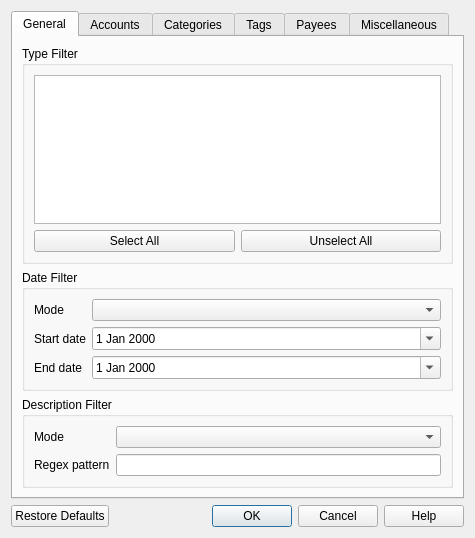
<?xml version="1.0" encoding="UTF-8"?>
<ui version="4.0">
 <class>TransactionFilterForm</class>
 <widget class="QWidget" name="TransactionFilterForm">
  <property name="windowModality">
   <enum>Qt::WindowModal</enum>
  </property>
  <property name="geometry">
   <rect>
    <x>0</x>
    <y>0</y>
    <width>475</width>
    <height>538</height>
   </rect>
  </property>
  <property name="sizePolicy">
   <sizepolicy hsizetype="Preferred" vsizetype="Preferred">
    <horstretch>0</horstretch>
    <verstretch>0</verstretch>
   </sizepolicy>
  </property>
  <property name="minimumSize">
   <size>
    <width>0</width>
    <height>0</height>
   </size>
  </property>
  <property name="windowTitle">
   <string>Dialog</string>
  </property>
  <property name="locale">
   <locale language="English" country="UnitedKingdom"/>
  </property>
  <layout class="QVBoxLayout" name="verticalLayout">
   <item>
    <widget class="QTabWidget" name="mainTabWidget">
     <property name="tabPosition">
      <enum>QTabWidget::North</enum>
     </property>
     <property name="tabShape">
      <enum>QTabWidget::Rounded</enum>
     </property>
     <property name="currentIndex">
      <number>0</number>
     </property>
     <property name="elideMode">
      <enum>Qt::ElideNone</enum>
     </property>
     <property name="documentMode">
      <bool>false</bool>
     </property>
     <property name="tabsClosable">
      <bool>false</bool>
     </property>
     <property name="tabBarAutoHide">
      <bool>false</bool>
     </property>
     <widget class="QWidget" name="generalTab">
      <attribute name="title">
       <string>General</string>
      </attribute>
      <layout class="QVBoxLayout" name="verticalLayout_2">
       <item>
        <widget class="QGroupBox" name="typeFilterGroupBox">
         <property name="toolTip">
          <string>Filter Transactions based on their type</string>
         </property>
         <property name="title">
          <string>Type Filter</string>
         </property>
         <property name="checkable">
          <bool>false</bool>
         </property>
         <property name="checked">
          <bool>false</bool>
         </property>
         <layout class="QVBoxLayout" name="verticalLayout_20">
          <item>
           <widget class="QListView" name="typeFilterListView"/>
          </item>
          <item>
           <layout class="QHBoxLayout" name="typeFilterButtonHorizontalLayout">
            <item>
             <widget class="QPushButton" name="typeFilterSelectAllPushButton">
              <property name="text">
               <string>Select All</string>
              </property>
             </widget>
            </item>
            <item>
             <widget class="QPushButton" name="typeFilterUnselectAllPushButton">
              <property name="text">
               <string>Unselect All</string>
              </property>
             </widget>
            </item>
           </layout>
          </item>
         </layout>
        </widget>
       </item>
       <item>
        <widget class="QGroupBox" name="dateFilterGroupBox">
         <property name="toolTip">
          <string>&lt;html&gt;&lt;head/&gt;&lt;body&gt;&lt;p&gt;Filter Transactions based on their Date. The Start and End date bounds are inclusive.&lt;/p&gt;&lt;p&gt;KEEP: Only Transactions within Start and End dates are kept&lt;/p&gt;&lt;p&gt;DISCARD: Transactions within Start and End dates are discarded&lt;/p&gt;&lt;/body&gt;&lt;/html&gt;</string>
         </property>
         <property name="title">
          <string>Date Filter</string>
         </property>
         <layout class="QFormLayout" name="formLayout">
          <item row="0" column="0">
           <widget class="QLabel" name="dateFilterModeLabel">
            <property name="text">
             <string>Mode</string>
            </property>
           </widget>
          </item>
          <item row="0" column="1">
           <widget class="QComboBox" name="dateFilterModeComboBox"/>
          </item>
          <item row="1" column="0">
           <widget class="QLabel" name="dateFilterStartLabel">
            <property name="text">
             <string>Start date</string>
            </property>
           </widget>
          </item>
          <item row="1" column="1">
           <widget class="QDateEdit" name="dateFilterStartDateEdit">
            <property name="calendarPopup">
             <bool>true</bool>
            </property>
           </widget>
          </item>
          <item row="2" column="0">
           <widget class="QLabel" name="dateFilterEndLabel">
            <property name="text">
             <string>End date</string>
            </property>
           </widget>
          </item>
          <item row="2" column="1">
           <widget class="QDateEdit" name="dateFilterEndDateEdit">
            <property name="calendarPopup">
             <bool>true</bool>
            </property>
           </widget>
          </item>
         </layout>
        </widget>
       </item>
       <item>
        <widget class="QGroupBox" name="descriptionFilterGroupBox">
         <property name="toolTip">
          <string>&lt;html&gt;&lt;head/&gt;&lt;body&gt;&lt;p&gt;Filter Transactions based on their Description&lt;/p&gt;&lt;p&gt;KEEP: Only Transactions matching the regex pattern are kept&lt;/p&gt;&lt;p&gt;DISCARD: Transactions matching the regex pattern are discarded&lt;/p&gt;&lt;/body&gt;&lt;/html&gt;</string>
         </property>
         <property name="title">
          <string>Description Filter</string>
         </property>
         <layout class="QFormLayout" name="formLayout_2">
          <item row="0" column="0">
           <widget class="QLabel" name="descriptionFilterModeLabel">
            <property name="text">
             <string>Mode</string>
            </property>
           </widget>
          </item>
          <item row="0" column="1">
           <widget class="QComboBox" name="descriptionFilterModeComboBox"/>
          </item>
          <item row="1" column="0">
           <widget class="QLabel" name="descriptionFilterPatternLabel">
            <property name="text">
             <string>Regex pattern</string>
            </property>
           </widget>
          </item>
          <item row="1" column="1">
           <widget class="QLineEdit" name="descriptionFilterPatternLineEdit">
            <property name="toolTip">
             <string>&lt;html&gt;&lt;head/&gt;&lt;body&gt;&lt;p&gt;Special regex characters:&lt;/p&gt;&lt;p&gt;. matches any character&lt;br/&gt;* matches zero or more of preceding token&lt;br/&gt;? matches zero or one of preceding token&lt;br/&gt;+ matches one or more of the preceding token&lt;br/&gt;^ matches the beginning of a string&lt;br/&gt;$ matches the end of a string&lt;br/&gt;| matches the expression to the right or left&lt;br/&gt;[...] matches any character within square brackets&lt;br/&gt;(...) groups tokens together&lt;br/&gt;\ escapes a special character&lt;/p&gt;&lt;/body&gt;&lt;/html&gt;</string>
            </property>
           </widget>
          </item>
         </layout>
        </widget>
       </item>
      </layout>
     </widget>
     <widget class="QWidget" name="accountsTab">
      <attribute name="title">
       <string>Accounts</string>
      </attribute>
      <layout class="QVBoxLayout" name="verticalLayout_3">
       <item>
        <widget class="QGroupBox" name="accountsFilterModeGroupBox">
         <property name="title">
          <string>Accounts Filter Mode</string>
         </property>
         <layout class="QVBoxLayout" name="verticalLayout_4">
          <item>
           <widget class="QRadioButton" name="accountsFilterTreeRadioButton">
            <property name="text">
             <string>Filter based on Account Tree selection</string>
            </property>
            <property name="checked">
             <bool>true</bool>
            </property>
           </widget>
          </item>
          <item>
           <widget class="QRadioButton" name="accountsFilterSelectionRadioButton">
            <property name="text">
             <string>Filter based on Accounts Filter selection below</string>
            </property>
           </widget>
          </item>
         </layout>
        </widget>
       </item>
       <item>
        <widget class="QGroupBox" name="accountsFilterGroupBox">
         <property name="toolTip">
          <string>&lt;html&gt;&lt;head/&gt;&lt;body&gt;&lt;p&gt;Filter Transactions based on the associated Accounts and/or Account Groups.&lt;/p&gt;&lt;p&gt;In case of Cash and Security Transfers, if at least one of the Accounts is checked, the Transaction is not discarded.&lt;/p&gt;&lt;/body&gt;&lt;/html&gt;</string>
         </property>
         <property name="title">
          <string>Accounts Filter</string>
         </property>
         <layout class="QVBoxLayout" name="verticalLayout_18">
          <item>
           <widget class="QLineEdit" name="accountsSearchLineEdit">
            <property name="toolTip">
             <string/>
            </property>
            <property name="placeholderText">
             <string>Search Accounts</string>
            </property>
           </widget>
          </item>
          <item>
           <widget class="QTreeView" name="accountsTreeView">
            <property name="enabled">
             <bool>true</bool>
            </property>
            <property name="uniformRowHeights">
             <bool>true</bool>
            </property>
            <property name="headerHidden">
             <bool>true</bool>
            </property>
           </widget>
          </item>
          <item>
           <layout class="QHBoxLayout" name="accountsFilterButtonHorizontalLayout">
            <item>
             <widget class="QToolButton" name="accountsFilterExpandAllToolButton">
              <property name="text">
               <string>...</string>
              </property>
             </widget>
            </item>
            <item>
             <widget class="QToolButton" name="accountsFilterCollapseAllToolButton">
              <property name="text">
               <string>...</string>
              </property>
             </widget>
            </item>
            <item>
             <widget class="QPushButton" name="accountsFilterSelectAllPushButton">
              <property name="text">
               <string>Select All</string>
              </property>
             </widget>
            </item>
            <item>
             <widget class="QPushButton" name="accountsFilterUnselectAllPushButton">
              <property name="text">
               <string>Unselect All</string>
              </property>
             </widget>
            </item>
           </layout>
          </item>
         </layout>
        </widget>
       </item>
      </layout>
     </widget>
     <widget class="QWidget" name="categoriesTab">
      <attribute name="title">
       <string>Categories</string>
      </attribute>
      <layout class="QVBoxLayout" name="verticalLayout_10">
       <item>
        <widget class="QGroupBox" name="categoryFiltersGroupBox">
         <property name="toolTip">
          <string>&lt;html&gt;&lt;head/&gt;&lt;body&gt;&lt;p&gt;Filter Transactions based on Categories. &lt;/p&gt;&lt;p&gt;Only Incomes, Expenses and Refunds have a Category attribute. Other Transaction types are unaffected by these filters.&lt;/p&gt;&lt;/body&gt;&lt;/html&gt;</string>
         </property>
         <property name="title">
          <string>Category Filters</string>
         </property>
         <property name="checkable">
          <bool>true</bool>
         </property>
         <property name="checked">
          <bool>false</bool>
         </property>
         <layout class="QVBoxLayout" name="verticalLayout_17">
          <item>
           <widget class="QGroupBox" name="specificCategoryFilterGroupBox">
            <property name="toolTip">
             <string>&lt;html&gt;&lt;head/&gt;&lt;body&gt;&lt;p&gt;Filter Income, Expense and Refund Transactions based on specific Categories. Other Transaction types are unaffected by this Filter.&lt;/p&gt;&lt;p&gt;If a Transaction contains multiple Categories, this Filter keeps it if at least one of its Categories is checked.&lt;/p&gt;&lt;/body&gt;&lt;/html&gt;</string>
            </property>
            <property name="title">
             <string>Specific Category Filter</string>
            </property>
            <layout class="QVBoxLayout" name="verticalLayout_16">
             <item>
              <widget class="QTabWidget" name="categoriesTypeTabWidget">
               <property name="currentIndex">
                <number>0</number>
               </property>
               <widget class="QWidget" name="incomeCategoriesTab">
                <attribute name="title">
                 <string>Income</string>
                </attribute>
                <layout class="QVBoxLayout" name="verticalLayout_11">
                 <item>
                  <widget class="QLineEdit" name="incomeCategoriesSearchLineEdit">
                   <property name="placeholderText">
                    <string>Search Categories</string>
                   </property>
                  </widget>
                 </item>
                 <item>
                  <widget class="QTreeView" name="incomeCategoriesTreeView">
                   <property name="uniformRowHeights">
                    <bool>true</bool>
                   </property>
                   <attribute name="headerVisible">
                    <bool>false</bool>
                   </attribute>
                  </widget>
                 </item>
                 <item>
                  <layout class="QHBoxLayout" name="incomeCategoriesButtonHorizontalLayout">
                   <item>
                    <widget class="QToolButton" name="incomeCategoriesExpandAllToolButton">
                     <property name="text">
                      <string>...</string>
                     </property>
                    </widget>
                   </item>
                   <item>
                    <widget class="QToolButton" name="incomeCategoriesCollapseAllToolButton">
                     <property name="text">
                      <string>...</string>
                     </property>
                    </widget>
                   </item>
                   <item>
                    <widget class="QPushButton" name="incomeCategoriesSelectAllPushButton">
                     <property name="text">
                      <string>Select All</string>
                     </property>
                    </widget>
                   </item>
                   <item>
                    <widget class="QPushButton" name="incomeCategoriesUnselectAllPushButton">
                     <property name="text">
                      <string>Unselect All</string>
                     </property>
                    </widget>
                   </item>
                  </layout>
                 </item>
                </layout>
               </widget>
               <widget class="QWidget" name="expenseCategoriesTab">
                <attribute name="title">
                 <string>Expense</string>
                </attribute>
                <layout class="QVBoxLayout" name="verticalLayout_12">
                 <item>
                  <widget class="QLineEdit" name="expenseCategoriesSearchLineEdit">
                   <property name="placeholderText">
                    <string>Search Categories</string>
                   </property>
                  </widget>
                 </item>
                 <item>
                  <widget class="QTreeView" name="expenseCategoriesTreeView">
                   <property name="uniformRowHeights">
                    <bool>true</bool>
                   </property>
                   <attribute name="headerVisible">
                    <bool>false</bool>
                   </attribute>
                  </widget>
                 </item>
                 <item>
                  <layout class="QHBoxLayout" name="expenseCategoriesButtonHorizontalLayout">
                   <item>
                    <widget class="QToolButton" name="expenseCategoriesExpandAllToolButton">
                     <property name="text">
                      <string>...</string>
                     </property>
                    </widget>
                   </item>
                   <item>
                    <widget class="QToolButton" name="expenseCategoriesCollapseAllToolButton">
                     <property name="text">
                      <string>...</string>
                     </property>
                    </widget>
                   </item>
                   <item>
                    <widget class="QPushButton" name="expenseCategoriesSelectAllPushButton">
                     <property name="text">
                      <string>Select All</string>
                     </property>
                    </widget>
                   </item>
                   <item>
                    <widget class="QPushButton" name="expenseCategoriesUnselectAllPushButton">
                     <property name="text">
                      <string>Unselect All</string>
                     </property>
                    </widget>
                   </item>
                  </layout>
                 </item>
                </layout>
               </widget>
               <widget class="QWidget" name="incomeAndExpenseCategoriesTab">
                <attribute name="title">
                 <string>Income and Expense</string>
                </attribute>
                <layout class="QVBoxLayout" name="verticalLayout_13">
                 <item>
                  <widget class="QLineEdit" name="incomeAndExpenseCategoriesSearchLineEdit">
                   <property name="placeholderText">
                    <string>Search Categories</string>
                   </property>
                  </widget>
                 </item>
                 <item>
                  <widget class="QTreeView" name="incomeAndExpenseCategoriesTreeView">
                   <property name="uniformRowHeights">
                    <bool>true</bool>
                   </property>
                   <attribute name="headerVisible">
                    <bool>false</bool>
                   </attribute>
                  </widget>
                 </item>
                 <item>
                  <layout class="QHBoxLayout" name="incomeAndExpenseCategoriesButtonHorizontalLayout">
                   <item>
                    <widget class="QToolButton" name="incomeAndExpenseCategoriesExpandAllToolButton">
                     <property name="text">
                      <string>...</string>
                     </property>
                    </widget>
                   </item>
                   <item>
                    <widget class="QToolButton" name="incomeAndExpenseCategoriesCollapseAllToolButton">
                     <property name="text">
                      <string>...</string>
                     </property>
                    </widget>
                   </item>
                   <item>
                    <widget class="QPushButton" name="incomeAndExpenseCategoriesSelectAllPushButton">
                     <property name="text">
                      <string>Select All</string>
                     </property>
                    </widget>
                   </item>
                   <item>
                    <widget class="QPushButton" name="incomeAndExpenseCategoriesUnselectAllPushButton">
                     <property name="text">
                      <string>Unselect All</string>
                     </property>
                    </widget>
                   </item>
                  </layout>
                 </item>
                </layout>
               </widget>
              </widget>
             </item>
             <item>
              <widget class="QGroupBox" name="selectionModeRadioButtonGroupBox">
               <property name="toolTip">
                <string>&lt;html&gt;&lt;head/&gt;&lt;body&gt;&lt;p&gt;Hierarchical: checking or unchecking a Category automatically checks or unchecks all its sub-Categories&lt;/p&gt;&lt;p&gt;Individual: checking a Category does not change the state of its sub-Categories&lt;/p&gt;&lt;/body&gt;&lt;/html&gt;</string>
               </property>
               <property name="title">
                <string>Selection Mode</string>
               </property>
               <layout class="QVBoxLayout" name="verticalLayout_19">
                <item>
                 <widget class="QRadioButton" name="hierarchicalSelectionModeRadioButton">
                  <property name="text">
                   <string>Hierarchical</string>
                  </property>
                  <property name="checked">
                   <bool>true</bool>
                  </property>
                 </widget>
                </item>
                <item>
                 <widget class="QRadioButton" name="individualSelectionModeRadioButton">
                  <property name="text">
                   <string>Individual</string>
                  </property>
                 </widget>
                </item>
               </layout>
              </widget>
             </item>
            </layout>
           </widget>
          </item>
          <item>
           <widget class="QGroupBox" name="multipleCategoriesFilterGroupBox">
            <property name="toolTip">
             <string>&lt;html&gt;&lt;head/&gt;&lt;body&gt;&lt;p&gt;Filter Incomes, Expenses and Refunds with multiple Categories. Other Transaction types are unaffected by this Filter.&lt;/p&gt;&lt;p&gt;KEEP: Only Transactions with multiple Categories are kept&lt;/p&gt;&lt;p&gt;DISCARD: Transactions with multiple Categories are discarded&lt;/p&gt;&lt;/body&gt;&lt;/html&gt;</string>
            </property>
            <property name="title">
             <string>Multiple Categories Filter</string>
            </property>
            <layout class="QFormLayout" name="formLayout_3">
             <item row="0" column="0">
              <widget class="QLabel" name="multipleCategoriesFilterModeLabel">
               <property name="text">
                <string>Mode</string>
               </property>
              </widget>
             </item>
             <item row="0" column="1">
              <widget class="QComboBox" name="multipleCategoriesFilterModeComboBox"/>
             </item>
            </layout>
           </widget>
          </item>
         </layout>
        </widget>
       </item>
      </layout>
     </widget>
     <widget class="QWidget" name="tagsTab">
      <attribute name="title">
       <string>Tags</string>
      </attribute>
      <layout class="QVBoxLayout" name="verticalLayout_5">
       <item>
        <widget class="QGroupBox" name="tagLessFilterGroupBox">
         <property name="toolTip">
          <string>&lt;html&gt;&lt;head/&gt;&lt;body&gt;&lt;p&gt;Filter Tag-less Transactions&lt;/p&gt;&lt;p&gt;KEEP: Only Tag-less Transactions will be kept&lt;/p&gt;&lt;p&gt;DISCARD: Tag-less Transactions will be discarded&lt;/p&gt;&lt;/body&gt;&lt;/html&gt;</string>
         </property>
         <property name="title">
          <string>Tag-less Transaction Filter</string>
         </property>
         <layout class="QFormLayout" name="formLayout_5">
          <item row="0" column="0">
           <widget class="QLabel" name="tagLessFilterModeLabel">
            <property name="text">
             <string>Mode</string>
            </property>
           </widget>
          </item>
          <item row="0" column="1">
           <widget class="QComboBox" name="tagLessFilterModeComboBox"/>
          </item>
         </layout>
        </widget>
       </item>
       <item>
        <widget class="QGroupBox" name="specificTagsFilterGroupBox">
         <property name="toolTip">
          <string>&lt;html&gt;&lt;head/&gt;&lt;body&gt;&lt;p&gt;Filter Transactions (which have at least 1 Tag) based on specific Tags.&lt;/p&gt;&lt;p&gt;Transactions with no Tags are filtered separately via &amp;quot;Tag-less Transaction Filter&amp;quot;.&lt;/p&gt;&lt;/body&gt;&lt;/html&gt;</string>
         </property>
         <property name="title">
          <string>Specific Tags Filter</string>
         </property>
         <property name="checkable">
          <bool>true</bool>
         </property>
         <property name="checked">
          <bool>false</bool>
         </property>
         <layout class="QVBoxLayout" name="verticalLayout_14">
          <item>
           <widget class="QLineEdit" name="tagsSearchLineEdit">
            <property name="toolTip">
             <string>&lt;html&gt;&lt;head/&gt;&lt;body&gt;&lt;p&gt;Special characters:&lt;/p&gt;&lt;p&gt;* matches zero or more of any characters&lt;br/&gt;? matches any single character&lt;br/&gt;[...] matches any character within square brackets&lt;/p&gt;&lt;/body&gt;&lt;/html&gt;</string>
            </property>
            <property name="placeholderText">
             <string>Search Tags</string>
            </property>
           </widget>
          </item>
          <item>
           <widget class="QListView" name="tagsListView"/>
          </item>
          <item>
           <layout class="QHBoxLayout" name="tagsButtonsHorizontalLayout">
            <item>
             <widget class="QPushButton" name="tagsSelectAllPushButton">
              <property name="text">
               <string>Select All</string>
              </property>
             </widget>
            </item>
            <item>
             <widget class="QPushButton" name="tagsUnselectAllPushButton">
              <property name="text">
               <string>Unselect All</string>
              </property>
             </widget>
            </item>
           </layout>
          </item>
         </layout>
        </widget>
       </item>
       <item>
        <widget class="QGroupBox" name="splitTagsFilterGroupBox">
         <property name="toolTip">
          <string>&lt;html&gt;&lt;head/&gt;&lt;body&gt;&lt;p&gt;Filter Transactions with &amp;quot;Split Tags&amp;quot;. &lt;/p&gt;&lt;p&gt;Transactions with Split Tags are Transactions, where at least one of the Tag amounts is not equal to the total Transaction amount.&lt;/p&gt;&lt;p&gt;Only Incomes and Expenses can have &amp;quot;Split Tags&amp;quot;. Other Transaction types are unaffected by this filter. &lt;/p&gt;&lt;/body&gt;&lt;/html&gt;</string>
         </property>
         <property name="title">
          <string>Split Tags Filter</string>
         </property>
         <layout class="QFormLayout" name="formLayout_4">
          <item row="0" column="0">
           <widget class="QLabel" name="splitTagsFilterModeLabel">
            <property name="text">
             <string>Mode</string>
            </property>
           </widget>
          </item>
          <item row="0" column="1">
           <widget class="QComboBox" name="splitTagsFilterModeComboBox"/>
          </item>
         </layout>
        </widget>
       </item>
      </layout>
     </widget>
     <widget class="QWidget" name="payeesTab">
      <attribute name="title">
       <string>Payees</string>
      </attribute>
      <layout class="QVBoxLayout" name="verticalLayout_7">
       <item>
        <widget class="QGroupBox" name="payeeFilterGroupBox">
         <property name="toolTip">
          <string>&lt;html&gt;&lt;head/&gt;&lt;body&gt;&lt;p&gt;Filter Transactions based on Payees.&lt;/p&gt;&lt;p&gt;Only Incomes, Expenses and Refunds have a Payee attribute. Other Transaction types are unaffected by the Payee Filter.&lt;/p&gt;&lt;/body&gt;&lt;/html&gt;</string>
         </property>
         <property name="title">
          <string>Payee Filter</string>
         </property>
         <property name="flat">
          <bool>false</bool>
         </property>
         <property name="checkable">
          <bool>true</bool>
         </property>
         <property name="checked">
          <bool>false</bool>
         </property>
         <layout class="QVBoxLayout" name="verticalLayout_15">
          <item>
           <widget class="QLineEdit" name="payeesSearchLineEdit">
            <property name="toolTip">
             <string>&lt;html&gt;&lt;head/&gt;&lt;body&gt;&lt;p&gt;Special characters:&lt;/p&gt;&lt;p&gt;* matches zero or more of any characters&lt;br/&gt;? matches any single character&lt;br/&gt;[...] matches any character within square brackets&lt;/p&gt;&lt;/body&gt;&lt;/html&gt;</string>
            </property>
            <property name="placeholderText">
             <string>Search Payees</string>
            </property>
           </widget>
          </item>
          <item>
           <widget class="QListView" name="payeesListView"/>
          </item>
          <item>
           <layout class="QHBoxLayout" name="payeesButtonHorizontalLayout">
            <item>
             <widget class="QPushButton" name="payeesSelectAllPushButton">
              <property name="text">
               <string>Select All</string>
              </property>
             </widget>
            </item>
            <item>
             <widget class="QPushButton" name="payeesUnselectAllPushButton">
              <property name="text">
               <string>Unselect All</string>
              </property>
             </widget>
            </item>
           </layout>
          </item>
         </layout>
        </widget>
       </item>
      </layout>
     </widget>
     <widget class="QWidget" name="miscellaneousTab">
      <attribute name="title">
       <string>Miscellaneous</string>
      </attribute>
      <layout class="QVBoxLayout" name="verticalLayout_6">
       <item>
        <layout class="QHBoxLayout" name="currencyAndCashAmountFiltersHorizontalLayout">
         <item>
          <widget class="QGroupBox" name="currencyFilterGroupBox">
           <property name="toolTip">
            <string>&lt;html&gt;&lt;head/&gt;&lt;body&gt;&lt;p&gt;Filter Transactions based on their Currency.&lt;/p&gt;&lt;p&gt;All Transaction types except Security Transfer have an associated Currency (or up to two Currencies in the case of Cash Transfers). This Filter does not discard Security Transfers.&lt;/p&gt;&lt;p&gt;This Filter keeps Cash Transfers if at least one of their Currencies is checked.&lt;/p&gt;&lt;/body&gt;&lt;/html&gt;</string>
           </property>
           <property name="title">
            <string>Currency Filter</string>
           </property>
           <property name="checkable">
            <bool>true</bool>
           </property>
           <property name="checked">
            <bool>false</bool>
           </property>
           <layout class="QVBoxLayout" name="verticalLayout_8">
            <item>
             <widget class="QListView" name="currencyListView"/>
            </item>
            <item>
             <layout class="QHBoxLayout" name="currencyFilterButtonHorizontalLayout">
              <item>
               <widget class="QPushButton" name="currencyFilterSelectAllPushButton">
                <property name="text">
                 <string>Select All</string>
                </property>
               </widget>
              </item>
              <item>
               <widget class="QPushButton" name="currencyFilterUnselectAllPushButton">
                <property name="text">
                 <string>Unselect All</string>
                </property>
               </widget>
              </item>
             </layout>
            </item>
           </layout>
          </widget>
         </item>
         <item>
          <widget class="QGroupBox" name="cashAmountGroupBox">
           <property name="toolTip">
            <string>&lt;html&gt;&lt;head/&gt;&lt;body&gt;&lt;p&gt;This Filter filters Transactions based on their Cash Amount. All Transaction types except for Security Transfer have a Cash Amount. Security Transfers are unaffected by this Filter.&lt;/p&gt;&lt;p&gt;The Cash Amount range is specified in the base Currency, and all non-base Cash Amounts are converted to base Currency for the purpose of this Filter. The Minimum and Maximum Cash Amount bounds are inclusive.&lt;/p&gt;&lt;p&gt;KEEP: Only Transactions with Cash Amount within Minimum and Maximum are kept.&lt;/p&gt;&lt;p&gt;DISCARD: Transactions with Cash Amount within Minimum and Maximum are discarded.&lt;/p&gt;&lt;/body&gt;&lt;/html&gt;</string>
           </property>
           <property name="title">
            <string>Cash Amount Filter</string>
           </property>
           <property name="checkable">
            <bool>false</bool>
           </property>
           <property name="checked">
            <bool>false</bool>
           </property>
           <layout class="QFormLayout" name="formLayout_6">
            <item row="0" column="0">
             <widget class="QLabel" name="cashAmountFilterModeLabel">
              <property name="text">
               <string>Mode</string>
              </property>
             </widget>
            </item>
            <item row="0" column="1">
             <widget class="QComboBox" name="cashAmountFilterModeComboBox"/>
            </item>
            <item row="1" column="0">
             <widget class="QLabel" name="cashAmountFilterMinimumLabel">
              <property name="text">
               <string>Minimum</string>
              </property>
             </widget>
            </item>
            <item row="2" column="0">
             <widget class="QLabel" name="cashAmountFilterMaximumLabel">
              <property name="text">
               <string>Maximum</string>
              </property>
             </widget>
            </item>
            <item row="1" column="1">
             <widget class="QDoubleSpinBox" name="cashAmountFilterMinimumDoubleSpinBox">
              <property name="minimumSize">
               <size>
                <width>150</width>
                <height>0</height>
               </size>
              </property>
              <property name="showGroupSeparator" stdset="0">
               <bool>true</bool>
              </property>
              <property name="maximum">
               <double>0.000000000000000</double>
              </property>
             </widget>
            </item>
            <item row="2" column="1">
             <widget class="QDoubleSpinBox" name="cashAmountFilterMaximumDoubleSpinBox">
              <property name="minimumSize">
               <size>
                <width>150</width>
                <height>0</height>
               </size>
              </property>
              <property name="showGroupSeparator" stdset="0">
               <bool>true</bool>
              </property>
              <property name="maximum">
               <double>10000000000000000.000000000000000</double>
              </property>
             </widget>
            </item>
           </layout>
          </widget>
         </item>
        </layout>
       </item>
       <item>
        <widget class="QGroupBox" name="securityFilterGroupBox">
         <property name="toolTip">
          <string>&lt;html&gt;&lt;head/&gt;&lt;body&gt;&lt;p&gt;Filters Transactions based on their Security.&lt;/p&gt;&lt;p&gt;Only Security Transactions and Security Transfers have a Security attribute. Other Transaction types are unaffected by this Filter.&lt;/p&gt;&lt;/body&gt;&lt;/html&gt;</string>
         </property>
         <property name="title">
          <string>Security Filter</string>
         </property>
         <property name="checkable">
          <bool>true</bool>
         </property>
         <property name="checked">
          <bool>false</bool>
         </property>
         <layout class="QVBoxLayout" name="verticalLayout_9">
          <item>
           <widget class="QListView" name="securityListView"/>
          </item>
          <item>
           <layout class="QHBoxLayout" name="securityFilterButtonHorizontalLayout">
            <item>
             <widget class="QPushButton" name="securityFilterSelectAllPushButton">
              <property name="text">
               <string>Select All</string>
              </property>
             </widget>
            </item>
            <item>
             <widget class="QPushButton" name="securityFilterUnselectAllPushButton">
              <property name="text">
               <string>Unselect All</string>
              </property>
             </widget>
            </item>
           </layout>
          </item>
         </layout>
        </widget>
       </item>
      </layout>
     </widget>
    </widget>
   </item>
   <item>
    <widget class="QDialogButtonBox" name="buttonBox">
     <property name="standardButtons">
      <set>QDialogButtonBox::Cancel|QDialogButtonBox::Help|QDialogButtonBox::Ok|QDialogButtonBox::RestoreDefaults</set>
     </property>
    </widget>
   </item>
  </layout>
 </widget>
 <resources/>
 <connections/>
</ui>
